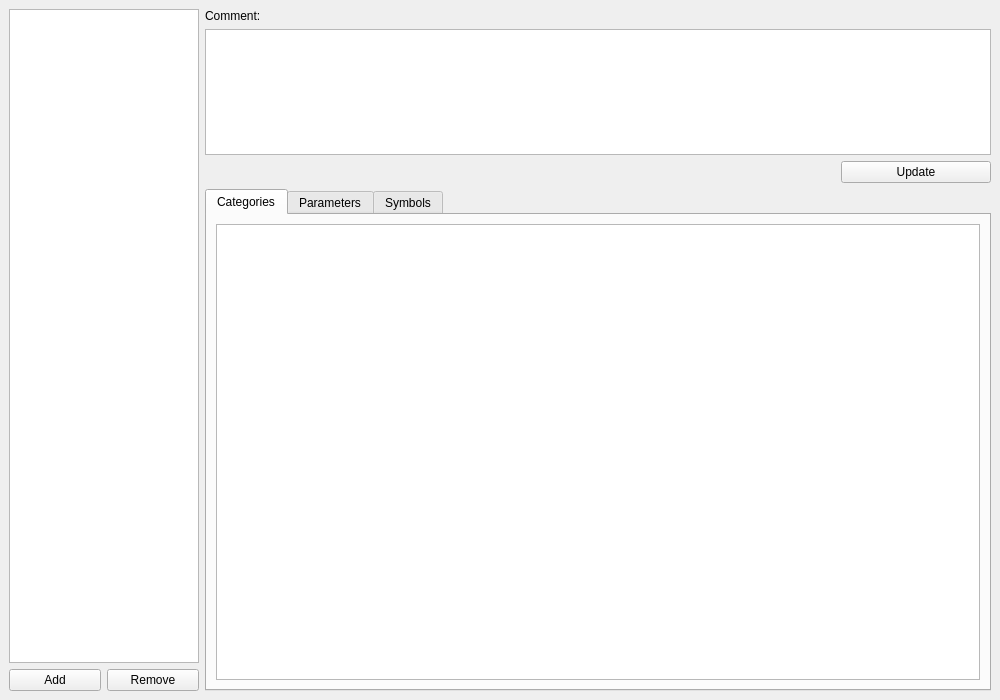
<?xml version="1.0" encoding="UTF-8"?>
<ui version="4.0">
 <class>PostureEditorWindow</class>
 <widget class="QWidget" name="PostureEditorWindow">
  <property name="geometry">
   <rect>
    <x>0</x>
    <y>0</y>
    <width>1000</width>
    <height>700</height>
   </rect>
  </property>
  <property name="windowTitle">
   <string>Posture editor</string>
  </property>
  <layout class="QHBoxLayout" name="horizontalLayout">
   <property name="leftMargin">
    <number>0</number>
   </property>
   <property name="topMargin">
    <number>0</number>
   </property>
   <property name="rightMargin">
    <number>0</number>
   </property>
   <property name="bottomMargin">
    <number>0</number>
   </property>
   <item>
    <widget class="QWidget" name="widget" native="true">
     <property name="sizePolicy">
      <sizepolicy hsizetype="Preferred" vsizetype="Preferred">
       <horstretch>1</horstretch>
       <verstretch>0</verstretch>
      </sizepolicy>
     </property>
     <layout class="QGridLayout" name="gridLayout">
      <property name="rightMargin">
       <number>0</number>
      </property>
      <item row="0" column="0" colspan="2">
       <widget class="QTableWidget" name="posturesTable">
        <property name="alternatingRowColors">
         <bool>true</bool>
        </property>
        <property name="selectionMode">
         <enum>QAbstractItemView::SingleSelection</enum>
        </property>
        <property name="selectionBehavior">
         <enum>QAbstractItemView::SelectRows</enum>
        </property>
       </widget>
      </item>
      <item row="1" column="0">
       <widget class="QPushButton" name="addPostureButton">
        <property name="text">
         <string>Add</string>
        </property>
       </widget>
      </item>
      <item row="1" column="1">
       <widget class="QPushButton" name="removePostureButton">
        <property name="text">
         <string>Remove</string>
        </property>
       </widget>
      </item>
     </layout>
    </widget>
   </item>
   <item>
    <widget class="QWidget" name="widget_2" native="true">
     <property name="sizePolicy">
      <sizepolicy hsizetype="Preferred" vsizetype="Preferred">
       <horstretch>4</horstretch>
       <verstretch>0</verstretch>
      </sizepolicy>
     </property>
     <layout class="QVBoxLayout" name="verticalLayout">
      <property name="leftMargin">
       <number>0</number>
      </property>
      <item>
       <widget class="QLabel" name="label">
        <property name="text">
         <string>Comment:</string>
        </property>
       </widget>
      </item>
      <item>
       <widget class="QPlainTextEdit" name="postureCommentTextEdit">
        <property name="sizePolicy">
         <sizepolicy hsizetype="Expanding" vsizetype="Expanding">
          <horstretch>0</horstretch>
          <verstretch>1</verstretch>
         </sizepolicy>
        </property>
        <property name="tabChangesFocus">
         <bool>true</bool>
        </property>
       </widget>
      </item>
      <item>
       <widget class="QWidget" name="widget_3" native="true">
        <layout class="QHBoxLayout" name="horizontalLayout_2">
         <property name="leftMargin">
          <number>0</number>
         </property>
         <property name="topMargin">
          <number>0</number>
         </property>
         <property name="rightMargin">
          <number>0</number>
         </property>
         <property name="bottomMargin">
          <number>0</number>
         </property>
         <item>
          <spacer name="horizontalSpacer">
           <property name="orientation">
            <enum>Qt::Horizontal</enum>
           </property>
           <property name="sizeHint" stdset="0">
            <size>
             <width>40</width>
             <height>20</height>
            </size>
           </property>
          </spacer>
         </item>
         <item>
          <widget class="QPushButton" name="updatePostureCommentButton">
           <property name="minimumSize">
            <size>
             <width>150</width>
             <height>0</height>
            </size>
           </property>
           <property name="text">
            <string>Update</string>
           </property>
          </widget>
         </item>
        </layout>
       </widget>
      </item>
      <item>
       <widget class="QTabWidget" name="tabWidget">
        <property name="sizePolicy">
         <sizepolicy hsizetype="Expanding" vsizetype="Expanding">
          <horstretch>0</horstretch>
          <verstretch>4</verstretch>
         </sizepolicy>
        </property>
        <property name="currentIndex">
         <number>0</number>
        </property>
        <widget class="QWidget" name="tab">
         <attribute name="title">
          <string>Categories</string>
         </attribute>
         <layout class="QVBoxLayout" name="verticalLayout_4">
          <item>
           <widget class="QTableWidget" name="categoriesTable">
            <property name="alternatingRowColors">
             <bool>true</bool>
            </property>
            <property name="selectionMode">
             <enum>QAbstractItemView::SingleSelection</enum>
            </property>
            <property name="selectionBehavior">
             <enum>QAbstractItemView::SelectRows</enum>
            </property>
           </widget>
          </item>
         </layout>
        </widget>
        <widget class="QWidget" name="tab_3">
         <attribute name="title">
          <string>Parameters</string>
         </attribute>
         <layout class="QVBoxLayout" name="verticalLayout_3">
          <item>
           <widget class="QTableWidget" name="parametersTable">
            <property name="alternatingRowColors">
             <bool>true</bool>
            </property>
            <property name="selectionMode">
             <enum>QAbstractItemView::SingleSelection</enum>
            </property>
            <property name="selectionBehavior">
             <enum>QAbstractItemView::SelectRows</enum>
            </property>
           </widget>
          </item>
          <item>
           <widget class="QWidget" name="widget_4" native="true">
            <layout class="QHBoxLayout" name="horizontalLayout_3">
             <property name="leftMargin">
              <number>0</number>
             </property>
             <property name="topMargin">
              <number>0</number>
             </property>
             <property name="rightMargin">
              <number>0</number>
             </property>
             <property name="bottomMargin">
              <number>0</number>
             </property>
             <item>
              <spacer name="horizontalSpacer_2">
               <property name="orientation">
                <enum>Qt::Horizontal</enum>
               </property>
               <property name="sizeHint" stdset="0">
                <size>
                 <width>40</width>
                 <height>20</height>
                </size>
               </property>
              </spacer>
             </item>
             <item>
              <widget class="QPushButton" name="useDefaultParameterValueButton">
               <property name="minimumSize">
                <size>
                 <width>150</width>
                 <height>0</height>
                </size>
               </property>
               <property name="text">
                <string>Use default</string>
               </property>
              </widget>
             </item>
             <item>
              <widget class="QPushButton" name="copyParametersButton">
               <property name="minimumSize">
                <size>
                 <width>150</width>
                 <height>0</height>
                </size>
               </property>
               <property name="text">
                <string>Copy</string>
               </property>
              </widget>
             </item>
             <item>
              <widget class="QPushButton" name="pasteParametersButton">
               <property name="minimumSize">
                <size>
                 <width>150</width>
                 <height>0</height>
                </size>
               </property>
               <property name="text">
                <string>Paste</string>
               </property>
              </widget>
             </item>
            </layout>
           </widget>
          </item>
         </layout>
        </widget>
        <widget class="QWidget" name="tab_2">
         <attribute name="title">
          <string>Symbols</string>
         </attribute>
         <layout class="QVBoxLayout" name="verticalLayout_2">
          <item>
           <widget class="QTableWidget" name="symbolsTable">
            <property name="alternatingRowColors">
             <bool>true</bool>
            </property>
            <property name="selectionMode">
             <enum>QAbstractItemView::SingleSelection</enum>
            </property>
            <property name="selectionBehavior">
             <enum>QAbstractItemView::SelectRows</enum>
            </property>
           </widget>
          </item>
          <item>
           <widget class="QWidget" name="widget_5" native="true">
            <layout class="QHBoxLayout" name="horizontalLayout_4">
             <property name="leftMargin">
              <number>0</number>
             </property>
             <property name="topMargin">
              <number>0</number>
             </property>
             <property name="rightMargin">
              <number>0</number>
             </property>
             <property name="bottomMargin">
              <number>0</number>
             </property>
             <item>
              <spacer name="horizontalSpacer_3">
               <property name="orientation">
                <enum>Qt::Horizontal</enum>
               </property>
               <property name="sizeHint" stdset="0">
                <size>
                 <width>40</width>
                 <height>20</height>
                </size>
               </property>
              </spacer>
             </item>
             <item>
              <widget class="QPushButton" name="useDefaultSymbolValueButton">
               <property name="minimumSize">
                <size>
                 <width>150</width>
                 <height>0</height>
                </size>
               </property>
               <property name="text">
                <string>Use default</string>
               </property>
              </widget>
             </item>
            </layout>
           </widget>
          </item>
         </layout>
        </widget>
       </widget>
      </item>
     </layout>
    </widget>
   </item>
  </layout>
 </widget>
 <resources/>
 <connections/>
</ui>
